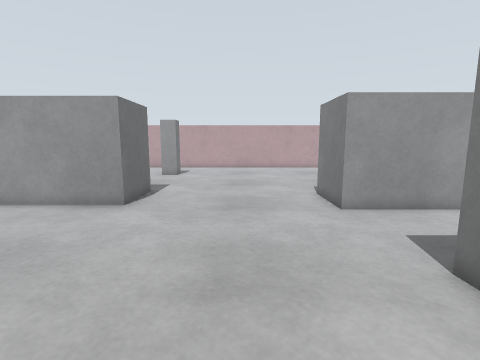
View 1 (above)

16 first-person views from a walk through a world built for the Gazebo simulator. The camera is 0.25 m above the floor, tilts 8° down and sees 85° across. The floor is counted in squares, 0.1 m on a side. Each view is taken from the middle of a square. On the plan, view 1 faces up. The plan holds only what a view shows up to about 17 squares ahead; the rest is blank. The place goes on beyond the plan.

View 2
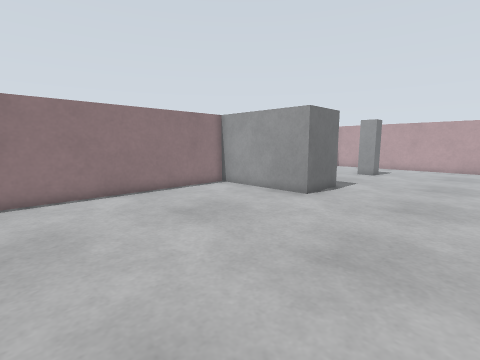

View 3
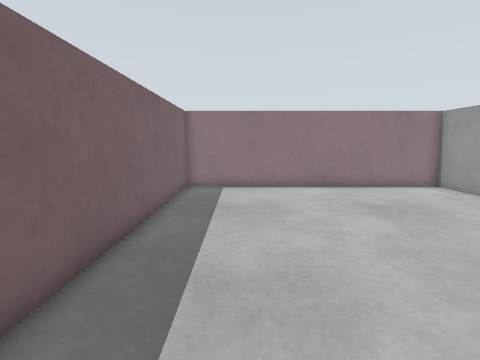

View 4
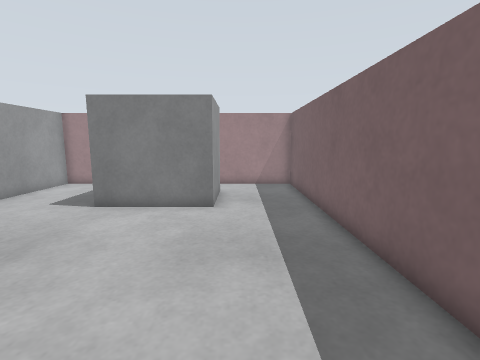

View 5
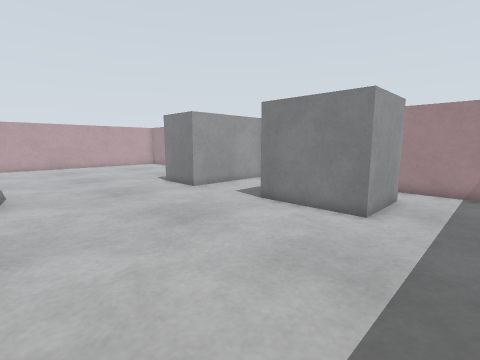

View 6
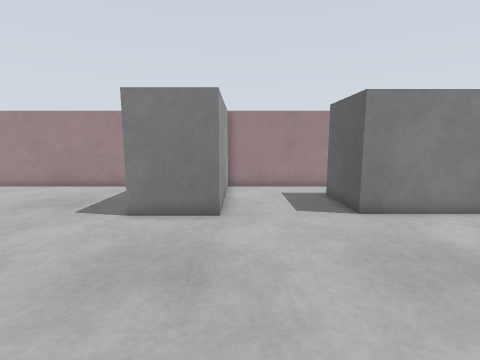

View 7
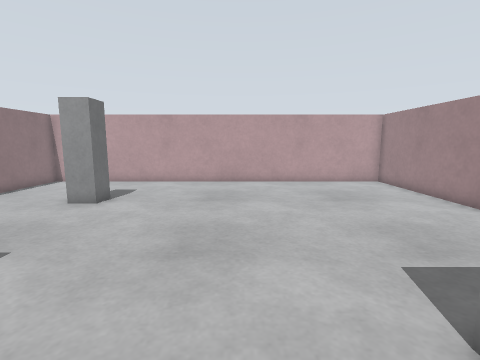

View 8
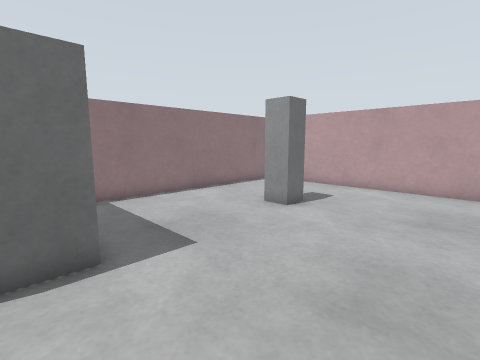

View 9
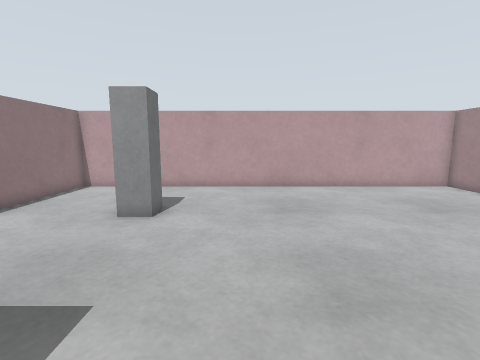

View 10
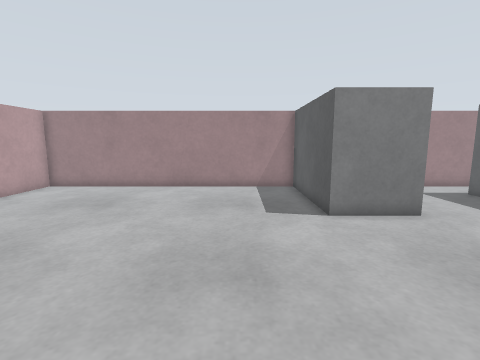

View 11
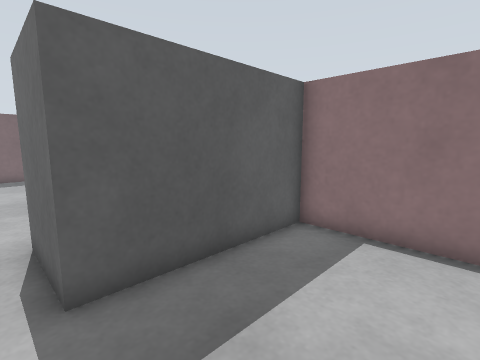

View 12
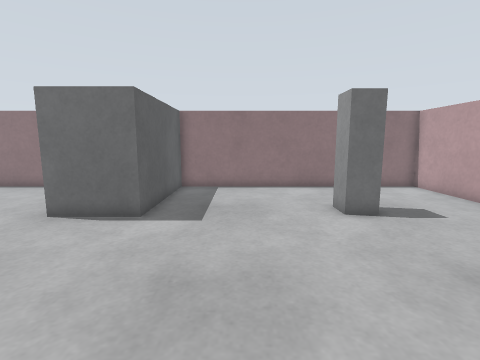

View 13
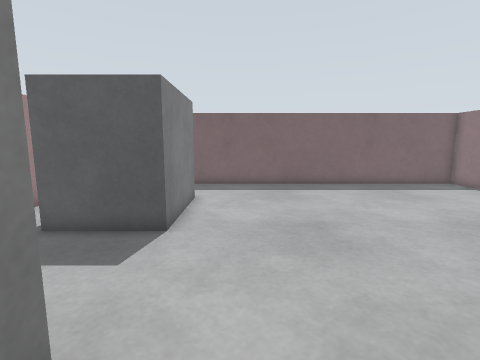

View 14
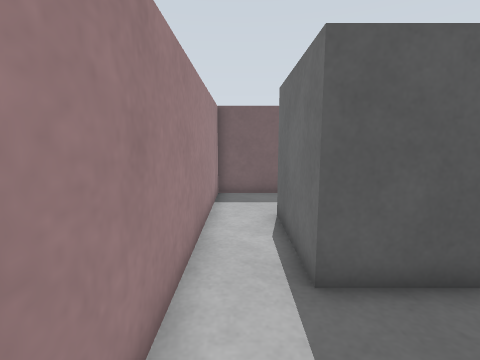

View 15
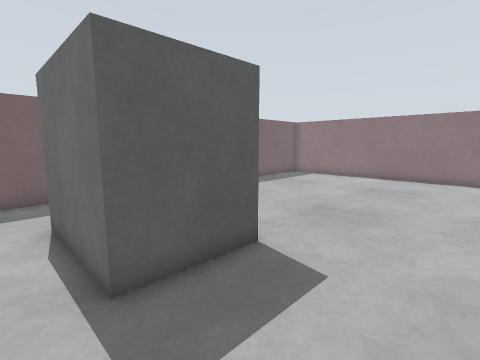

View 16
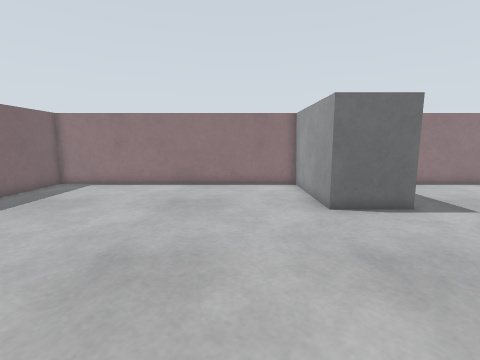

### Floor plan
Key: @ floor where view 1 was taken; # wall or solid block; . floor; B grey box; P grey post.
Columns run from 11 left of view 1 to 10 right of it. Each row starts with its distance up from view 1.
 27 ######################
 26 #....................#
 25 #....................#
 24 #....................#
 23 #....................#
 22 #....PP..............#
 21 #....PP..............#
 20 #....................#
 19 #....................#
 18 #....................#
 17 #....................#
 16 #....................#
 15 #....................#
 14 #BBBBBB..............#
 13       B........BBBBBB#
 12       B........B
 11       B........B
 10 #BBBBBB........BBBBBBB
  9 #....................#
  8 #....................#
  7 #....................#
  6 #....................#
  5 #..............BBBBB.#
  4 #..............B   B.#
  3 #..............B   B.#
  2 #..............B   B.#
  1 #..............B   B.#
  0 #..........@...BBBBB.#
 -1 #....................#
 -2 #....................#
 -3 #....................#
 -4 ######################

Where each view was taken, in squares from view 1:
view 1: 0 up, 0 right, facing up
view 2: 1 down, 2 right, facing up-left
view 3: 1 down, 4 right, facing left
view 4: 1 down, 6 left, facing right
view 5: 3 down, 5 left, facing up-right
view 6: 9 up, 5 left, facing right
view 7: 10 up, 1 right, facing up
view 8: 12 up, 1 right, facing up-left
view 9: 12 up, 2 left, facing up
view 10: 16 up, 5 left, facing right
view 11: 18 up, 4 left, facing down-left
view 12: 17 up, 4 right, facing left
view 13: 12 up, 2 right, facing down
view 14: 9 up, 9 right, facing down
view 15: 9 up, 9 right, facing down-left
view 16: 7 up, 5 right, facing left
